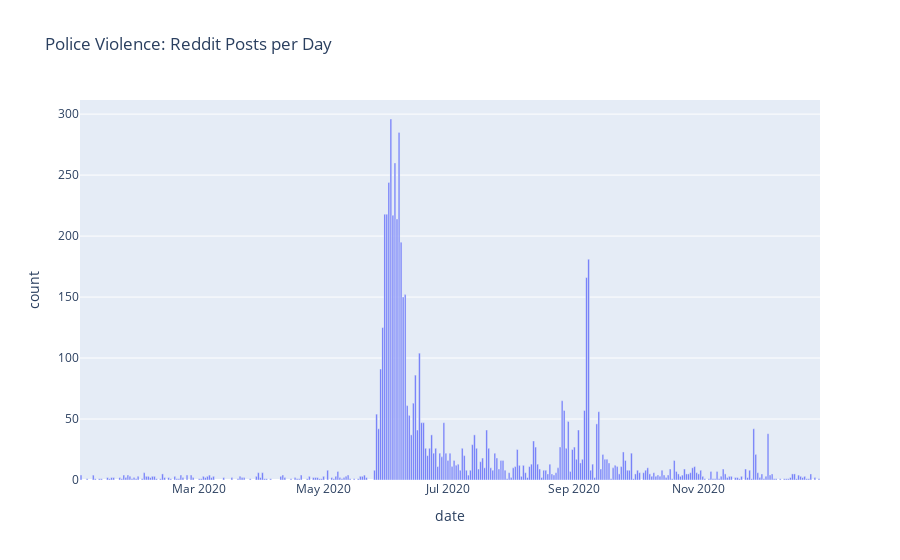

The notebook cell this image was saved under:
### Code cell
import plotly.express as px

px.bar(pv_day_counts, x='date', y='count', title='Police Violence: Reddit Posts per Day')

### Figure 1 — Plotly figure (JSON) as saved in the notebook; plotly's stock layout.template omitted (floating-point values rounded to 4 significant figures; data arrays with more than 128 entries replaced by an {"elided": "..."} marker saying what was removed)
{"data": [{"alignmentgroup": "True", "hovertemplate": "date=%{x}<br>count=%{y}<extra></extra>", "legendgroup": "", "marker": {"color": "#636efa", "pattern": {"shape": ""}}, "name": "", "offsetgroup": "", "orientation": "v", "showlegend": false, "textposition": "auto", "type": "bar", "x": {"elided": "307 str values"}, "xaxis": "x", "y": {"elided": "307 int values"}, "yaxis": "y"}], "layout": {"barmode": "relative", "legend": {"tracegroupgap": 0}, "title": {"text": "Police Violence: Reddit Posts per Day"}, "xaxis": {"anchor": "y", "domain": [0, 1], "title": {"text": "date"}}, "yaxis": {"anchor": "x", "domain": [0, 1], "title": {"text": "count"}}}}
